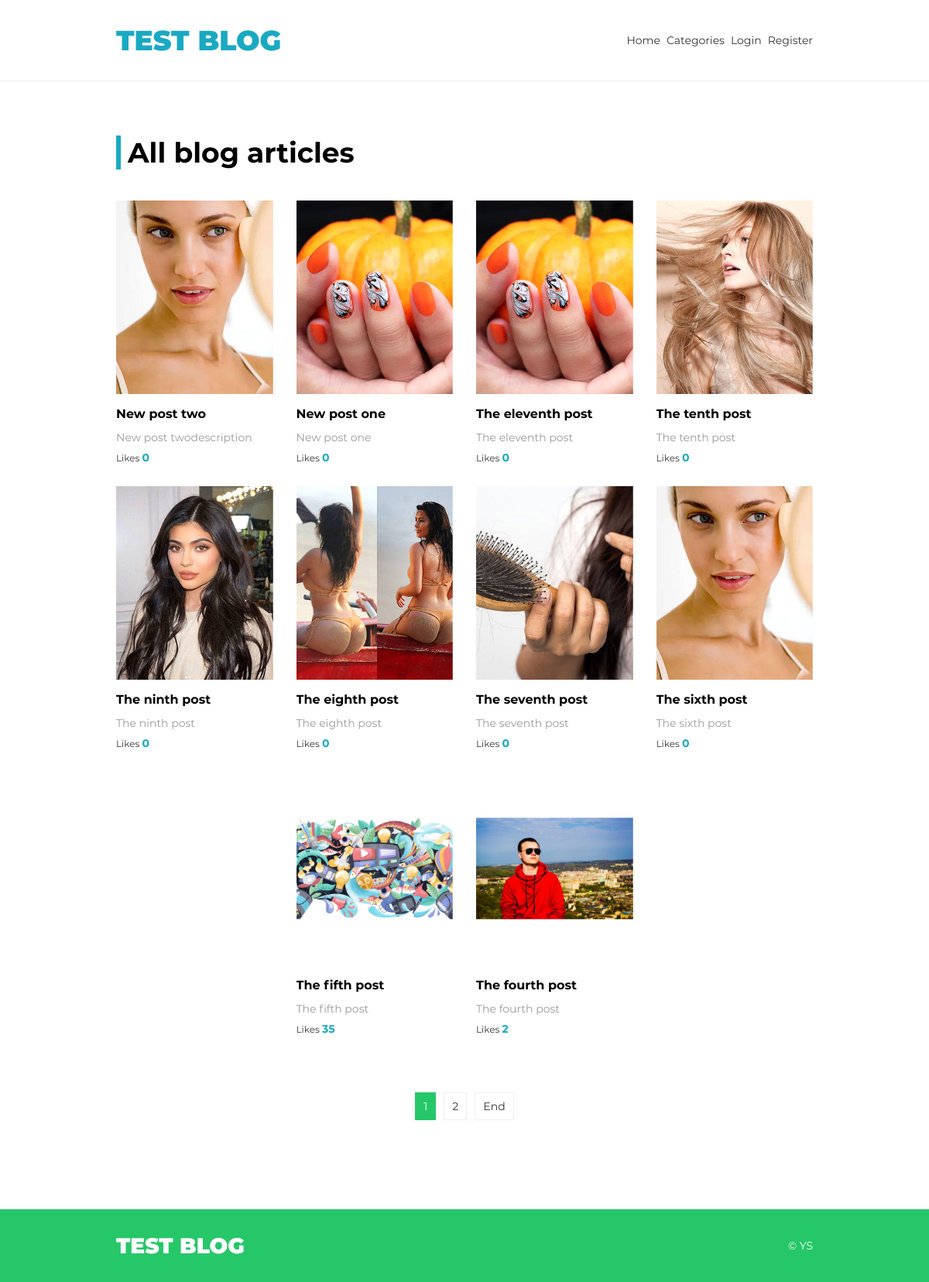
The page / on the database its author committed.
### tables this page shows
CREATE TABLE `posts` (
  `id` int(11) NOT NULL,
  `post_title` text NOT NULL,
  `post_description` text NOT NULL,
  `post_content` text NOT NULL,
  `post_likes` int(11) NOT NULL DEFAULT '0',
  `category` int(11) NOT NULL DEFAULT '0'
);

### index.php (called while the page is built, shortened)
<?php
spl_autoload_register(function ($class) {
    $path = str_replace('\\', '/', $class.'.php');
});
$router = new Router;
$router->run();

### app/controllers/MainController.php (called while the page is built, shortened)
<?php
class MainController extends Controller{
    public function indexAction() {
        $adminModel = new Admin;
        $postsAmount = 10;
        $pagination = new Pagination($this->route, $this->model->countPosts(), $postsAmount);
        $vars = [
            'pagination' => $pagination->get(),
            'list'       => $this->model->listPosts($this->route, $postsAmount),
            'categories' => $adminModel->listCategories($this->route),
        ];
        $this->view->render('All blog articles', $vars);
    }
}

### app/lib/DataBase.php (called while the page is built, shortened)
<?php
class DataBase {
    protected $database;
    public function __construct() {
        $config = require 'app/config/database.php';
        $this->database = new PDO('mysql:host=' . $config['host'] . ';dbname=' . $config['name'] . '', $config['user'], $config['password']);
    }
    public function query($sql, $params = []) {
       $statement = $this->database->prepare($sql);
        if(!empty($params)) {
            foreach ($params as $key => $value) {
                if(is_int($value)) {
                    $type = PDO::PARAM_INT;
                } else {
                    $type = PDO::PARAM_STR;
                }
                $statement->bindValue(':' . $key, $value, $type);
            }
        }
        $statement->execute();
        return $statement;
    }
    public function row($sql, $params = []) {
        $result = $this->query($sql, $params);
        return $result->fetchAll(PDO::FETCH_ASSOC);
    }
    public function column($sql, $params = []) {
        $result = $this->query($sql, $params);
        return $result->fetchColumn();
    }
}

### app/config/database.php (called while the page is built)
<?php
return [
    'host' => 'localhost',
    'name' => 'j6353386_test_bl',
    'user' => 'j6353386_test_bl',
    'password' => '123database123',
];

### app/models/Main.php (called while the page is built, shortened)
<?php
class Main extends Model {
    public function countPosts() {
        return $this->database->column('SELECT COUNT(id) FROM posts');
    }
    public function listPosts($route, $max) {
        $params = [
            'max' => $max,
            'start' => ((($route['page'] ?? 1) - 1) * $max),
        ];
        return $this->database->row('SELECT * FROM posts ORDER BY id DESC LIMIT :start, :max', $params);
    }
}

### app/core/Controller.php (called while the page is built, shortened)
<?php
abstract class Controller {
    public function __construct($route) {
        $this->route = $route;
        $this->model = $this->loadModel($route['controller']);
    }
    public function loadModel($name) {
        $path = 'app\models\\' . ucfirst($name);
        if(class_exists($path)) {
            return new $path;
        }
    }
}

### app/core/Model.php (called while the page is built, shortened)
<?php
abstract class Model {
    public function __construct() {
        $this->database = new DataBase;
    }
}

### app/views/main/index.php (the view)
<section class="blog">
    <h1 class="main-title"><?php echo $title; ?></h1>
    <?php if(empty($list)) : ?>
        <div class="info-box">
            <p>Something went wrong, there are no posts now</p>
        </div>
        <?php else: ?>
            <div class="flex-container blog-container" id="blog-container">
                <?php foreach($list as $post) : ?>
                    <div class="flex-xl-3 flex-md-4 flex-sm-6 flex-xs-12">
                        <article class="blog-item">
                            <a href="/post/<?php echo $post['id']; ?>" class="blog-item__link">
                                <div class="blog-item__image">
                                    <img src="/public/thumbnails/thumb-<?php echo $post['id']; ?>.jpg" alt="">
                                </div>
                                <h3 class="blog-item__title"><?php echo htmlspecialchars($post['post_title'] ,ENT_QUOTES); ?></h3>
                                <p class="blog-item__exerpt"><?php echo htmlspecialchars($post['post_description'] ,ENT_QUOTES); ?></p>
                                <div class="blog-item__likes">Likes <span class="likes-counter"><?php echo htmlspecialchars($post['post_likes'] ,ENT_QUOTES); ?></span></div>
                            </a>
                        </article>
                    </div>
                    <?php endforeach; ?>
            </div>
        <?php echo $pagination; ?>
    <?php endif; ?>
</section>

### app/core/Router.php (shortened to what this page needs)
<?php
class Router {
    protected $routes = [];
    protected $params = [];
    public function add($route, $params) {
        $route = preg_replace('/{([a-z]+):([^\}]+)}/', '(?P<\1>\2)', $route);
        $route = '#^'.$route.'$#';
        $this->routes[$route] = $params;
    }
    public function match() {
        $url = trim($_SERVER['REQUEST_URI'], '/');
        foreach ($this->routes as $route => $params) {
            if (preg_match($route, $url, $matches)) {
                $this->params = $params;
                return true;
            }
        }
        return false;
    }
    public function run(){
        if ($this->match()) {
            $path = 'app\controllers\\'.ucfirst($this->params['controller']).'Controller';
            if (class_exists($path)) {
                $action = $this->params['action'].'Action';
                if (method_exists($path, $action)) {
                    $controller = new $path($this->params);
                    $controller->$action();
                } else {
                    View::errorCode(404);
                }
            } else {
                View::errorCode(404);
            }
        } else {
            View::errorCode(404);
        }
    }
}

### app/lib/Pagination.php (shortened to what this page needs)
<?php
class Pagination {
    private $max = 5;
    private $route;
    private $current_page;
    private $total;
    private $limit;
    public function __construct($route, $total, $limit = 10) {
        $this->route = $route;
        $this->total = $total;
        $this->limit = $limit;
        $this->amount = $this->amount();
    }
    public function get() {
        $links = null;
        $limits = $this->limits();
        $html = '<nav><ul class="pagination">';
        for ($page = $limits[0]; $page <= $limits[1]; $page++) {
            if ($page == $this->current_page) {
                $links .= '<li class="pagination__item active"><span class="pagination__link pagination__link--active">'.$page.'</span></li>';
            } else {
                $links .= $this->generateHtml($page);
            }
        }
        if (!is_null($links)) {
            if ($this->current_page < $this->amount) {
                $links .= $this->generateHtml($this->amount, 'End');
            }
        }
        $html .= $links.' </ul></nav>';
        return $html;
    }
    private function generateHtml($page, $text = null) {
        if (!$text) {
            $text = $page;
        }
        return '<li class="pagination__item"><a class="pagination__link" href="/' . $this->route['controller'] . '/' . $this->route['action'] . '/' . $page . '">' . $text . '</a></li>';
    }
    private function limits() {
        $left = $this->current_page - round($this->max / 2);
        $start = $left > 0 ? $left : 1;
        if ($start + $this->max <= $this->amount) {
            $end = $start > 1 ? $start + $this->max : $this->max;
        }
        else {
            $end = $this->amount;
            $start = $this->amount - $this->max > 0 ? $this->amount - $this->max : 1;
        }
        return array($start, $end);
    }
    private function setCurrentPage() {
        if (isset($this->route['page'])) {
            $currentPage = $this->route['page'];
        } else {
            $currentPage = 1;
        }
        $this->current_page = $currentPage;
    }
    private function amount() {
        return ceil($this->total / $this->limit);
    }
}

### app/core/View.php (shortened to what this page needs)
<?php
class View {
    public $path;
    public $layout = 'default';
    public function __construct($route) {
        $this->path = $route['controller'] . '/' . $route['action'];
    }
    public function render($title, $vars = []) {
        $path = 'app/views/' . $this->path . '.php';
        if(file_exists($path)) {
            require $path;
            $content = ob_get_clean();
            require 'app/views/layouts/' . $this->layout . '.php';
        } else {
            echo "View not found";
        }
    }
}

### app/views/layouts/default.php (shortened to what this page needs)
<!DOCTYPE html>
<html lang="en">
<head>
	<link rel="stylesheet" type="text/css" href="/public/css/style.css" />
</head>
<body class="loaded">
<div class="main-wrapper">
<header class="header">
    <div class="wrapper">
        <div class="header-container">
            <div class="header-logo">
                <a href="/">Test Blog</a>
            </div>
            <?php if(!isset($_SESSION['admin'])) : ?>
                <nav class="header-nav">
                    <ul class="header-nav__list">
                        <li><a href="/">Home</a></li>
                        <?php if(!empty($categories)) : ?>
                            <li>
                                <a href="#">Categories</a>
                            </li>
                        <?php endif; ?>
                        <?php if(!isset($_SESSION['auth'])) : ?>
                            <li><a href="/account/login">Login</a></li>
                            <li><a href="/account/register">Register</a></li>
                        <?php endif; ?>
                    </ul>
                </nav>
            <?php endif; ?>
        </div>
    </div>
</header>
<main class="main">
	<div class="wrapper">
		<?php
			echo $content;
		?>
	</div>
</main>
<footer class="footer">
    <div class="wrapper">
        <div class="footer-container">
            <div class="footer-logo">
                <a href="/">Test blog</a>
            </div>
            <div class="footer-copy">&copy; <a href="https://github.com/yuri-sokyrko" title="author">YS</a></div>
        </div>
    </div>
</footer>
</div>
</body>
</html>

### rows shown on the page
posts: post_title "New post two", post_description "New post twodescription", post_likes "0"
posts: post_title "New post one", post_description "New post one", post_likes "0"
posts: post_title "The eleventh post", post_description "The eleventh post", post_likes "0"
posts: shows a picture, post_title "The tenth post", post_description "The tenth post", post_likes "0"
posts: shows a picture, post_title "The ninth post", post_description "The ninth post", post_likes "0"
posts: shows a picture, post_title "The eighth post", post_description "The eighth post", post_likes "0"
posts: shows a picture, post_title "The seventh post", post_description "The seventh post", post_likes "0"
posts: post_title "The sixth post", post_description "The sixth post", post_likes "0"
posts: shows a picture, post_title "The fifth post", post_description "The fifth post", post_likes "35"
posts: shows a picture, post_title "The fourth post", post_description "The fourth post", post_likes "2"

### other values the page prints
$title "All blog articles"
$text "End"
